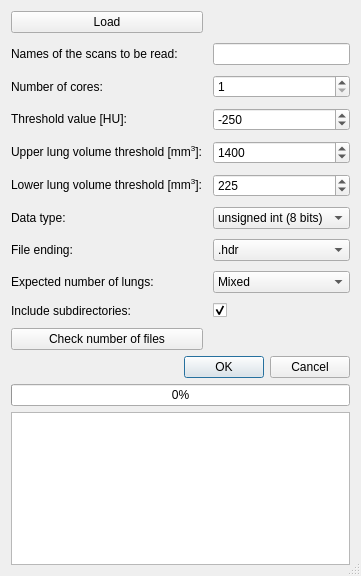
<?xml version="1.0" encoding="UTF-8"?>
<ui version="4.0">
 <class>Batch_Menu</class>
 <widget class="QDialog" name="Batch_Menu">
  <property name="geometry">
   <rect>
    <x>0</x>
    <y>0</y>
    <width>274</width>
    <height>576</height>
   </rect>
  </property>
  <property name="windowTitle">
   <string>Batch</string>
  </property>
  <property name="sizeGripEnabled">
   <bool>true</bool>
  </property>
  <property name="modal">
   <bool>true</bool>
  </property>
  <layout class="QVBoxLayout" name="verticalLayout">
   <item>
    <layout class="QGridLayout" name="gridLayout_2">
     <property name="sizeConstraint">
      <enum>QLayout::SetDefaultConstraint</enum>
     </property>
     <property name="spacing">
      <number>10</number>
     </property>
     <item row="15" column="2">
      <widget class="QLabel" name="number_files">
       <property name="sizePolicy">
        <sizepolicy hsizetype="MinimumExpanding" vsizetype="Preferred">
         <horstretch>0</horstretch>
         <verstretch>0</verstretch>
        </sizepolicy>
       </property>
       <property name="text">
        <string/>
       </property>
      </widget>
     </item>
     <item row="5" column="0">
      <widget class="QLabel" name="label_8">
       <property name="sizePolicy">
        <sizepolicy hsizetype="MinimumExpanding" vsizetype="Preferred">
         <horstretch>0</horstretch>
         <verstretch>0</verstretch>
        </sizepolicy>
       </property>
       <property name="toolTip">
        <string>&lt;html&gt;&lt;head/&gt;&lt;body&gt;&lt;p&gt;The brightness threshold used in the segmentation.&lt;/p&gt;&lt;p&gt;We recommend this value be between -200 and -500.&lt;/p&gt;&lt;/body&gt;&lt;/html&gt;</string>
       </property>
       <property name="text">
        <string>&lt;html&gt;&lt;head/&gt;&lt;body&gt;&lt;p&gt;Threshold value [HU]:&lt;/p&gt;&lt;/body&gt;&lt;/html&gt;</string>
       </property>
       <property name="buddy">
        <cstring>threshold</cstring>
       </property>
      </widget>
     </item>
     <item row="7" column="2">
      <widget class="QSpinBox" name="lower_volume_threshold">
       <property name="sizePolicy">
        <sizepolicy hsizetype="MinimumExpanding" vsizetype="Fixed">
         <horstretch>0</horstretch>
         <verstretch>0</verstretch>
        </sizepolicy>
       </property>
       <property name="minimum">
        <number>0</number>
       </property>
       <property name="maximum">
        <number>10000</number>
       </property>
       <property name="value">
        <number>225</number>
       </property>
      </widget>
     </item>
     <item row="2" column="2">
      <widget class="QLineEdit" name="scan_names"/>
     </item>
     <item row="9" column="2">
      <widget class="QComboBox" name="file_ending">
       <property name="sizePolicy">
        <sizepolicy hsizetype="MinimumExpanding" vsizetype="Fixed">
         <horstretch>0</horstretch>
         <verstretch>0</verstretch>
        </sizepolicy>
       </property>
       <property name="currentIndex">
        <number>0</number>
       </property>
       <item>
        <property name="text">
         <string>.hdr</string>
        </property>
       </item>
       <item>
        <property name="text">
         <string>.nii</string>
        </property>
       </item>
      </widget>
     </item>
     <item row="3" column="0">
      <widget class="QLabel" name="label_7">
       <property name="enabled">
        <bool>true</bool>
       </property>
       <property name="sizePolicy">
        <sizepolicy hsizetype="MinimumExpanding" vsizetype="Preferred">
         <horstretch>0</horstretch>
         <verstretch>0</verstretch>
        </sizepolicy>
       </property>
       <property name="toolTip">
        <string>&lt;html&gt;&lt;head/&gt;&lt;body&gt;&lt;p&gt;Select the number of threads you want to run the segmentation on.&lt;/p&gt;&lt;/body&gt;&lt;/html&gt;</string>
       </property>
       <property name="text">
        <string>Number of cores:</string>
       </property>
       <property name="buddy">
        <cstring>cores</cstring>
       </property>
      </widget>
     </item>
     <item row="7" column="0">
      <widget class="QLabel" name="label_9">
       <property name="sizePolicy">
        <sizepolicy hsizetype="MinimumExpanding" vsizetype="Preferred">
         <horstretch>0</horstretch>
         <verstretch>0</verstretch>
        </sizepolicy>
       </property>
       <property name="toolTip">
        <string>&lt;html&gt;&lt;head/&gt;&lt;body&gt;&lt;p&gt;This is the smallest volume our algoithm will consider to feasibly be a lung.&lt;/p&gt;&lt;p&gt;The lower limit is more sensitive to changes compared to the upper limit.&lt;/p&gt;&lt;p&gt;Choosing this value too small may result in non-lung/random segmentations.&lt;/p&gt;&lt;/body&gt;&lt;/html&gt;</string>
       </property>
       <property name="text">
        <string>&lt;html&gt;&lt;head/&gt;&lt;body&gt;&lt;p&gt;Lower lung volume threshold [mm&lt;span style=&quot; vertical-align:super;&quot;&gt;3&lt;/span&gt;]:&lt;/p&gt;&lt;/body&gt;&lt;/html&gt;</string>
       </property>
       <property name="buddy">
        <cstring>lower_volume_threshold</cstring>
       </property>
      </widget>
     </item>
     <item row="8" column="0">
      <widget class="QLabel" name="label">
       <property name="sizePolicy">
        <sizepolicy hsizetype="MinimumExpanding" vsizetype="Preferred">
         <horstretch>0</horstretch>
         <verstretch>0</verstretch>
        </sizepolicy>
       </property>
       <property name="toolTip">
        <string>&lt;html&gt;&lt;head/&gt;&lt;body&gt;&lt;p&gt;The datatype that is used to store the final segmentation.&lt;/p&gt;&lt;p&gt;Should be left as is for most applications.&lt;/p&gt;&lt;/body&gt;&lt;/html&gt;</string>
       </property>
       <property name="text">
        <string>Data type:</string>
       </property>
       <property name="buddy">
        <cstring>data_type</cstring>
       </property>
      </widget>
     </item>
     <item row="8" column="2">
      <widget class="QComboBox" name="data_type">
       <property name="sizePolicy">
        <sizepolicy hsizetype="MinimumExpanding" vsizetype="Fixed">
         <horstretch>0</horstretch>
         <verstretch>0</verstretch>
        </sizepolicy>
       </property>
       <property name="currentIndex">
        <number>7</number>
       </property>
       <item>
        <property name="text">
         <string>double</string>
        </property>
       </item>
       <item>
        <property name="text">
         <string>float</string>
        </property>
       </item>
       <item>
        <property name="text">
         <string>int</string>
        </property>
       </item>
       <item>
        <property name="text">
         <string>int (8 bits)</string>
        </property>
       </item>
       <item>
        <property name="text">
         <string>long</string>
        </property>
       </item>
       <item>
        <property name="text">
         <string>short</string>
        </property>
       </item>
       <item>
        <property name="text">
         <string>unsigned int</string>
        </property>
       </item>
       <item>
        <property name="text">
         <string>unsigned int (8 bits)</string>
        </property>
       </item>
       <item>
        <property name="text">
         <string>unsigned short</string>
        </property>
       </item>
      </widget>
     </item>
     <item row="1" column="2">
      <widget class="QLabel" name="directory">
       <property name="sizePolicy">
        <sizepolicy hsizetype="MinimumExpanding" vsizetype="Preferred">
         <horstretch>0</horstretch>
         <verstretch>0</verstretch>
        </sizepolicy>
       </property>
       <property name="autoFillBackground">
        <bool>true</bool>
       </property>
       <property name="text">
        <string/>
       </property>
       <property name="buddy">
        <cstring>load_button</cstring>
       </property>
      </widget>
     </item>
     <item row="6" column="0">
      <widget class="QLabel" name="label_10">
       <property name="sizePolicy">
        <sizepolicy hsizetype="MinimumExpanding" vsizetype="Preferred">
         <horstretch>0</horstretch>
         <verstretch>0</verstretch>
        </sizepolicy>
       </property>
       <property name="toolTip">
        <string>&lt;html&gt;&lt;head/&gt;&lt;body&gt;&lt;p&gt;This is the biggest volume our algoithm will consider to feasibly be a lung.&lt;/p&gt;&lt;p&gt;The upper limit is less sensitive to changes compared to the lower limit.&lt;/p&gt;&lt;p&gt;Choosing this value too big may result in the background being segmented.&lt;/p&gt;&lt;/body&gt;&lt;/html&gt;</string>
       </property>
       <property name="text">
        <string>&lt;html&gt;&lt;head/&gt;&lt;body&gt;&lt;p&gt;Upper lung volume threshold [mm&lt;span style=&quot; vertical-align:super;&quot;&gt;3&lt;/span&gt;]:&lt;/p&gt;&lt;/body&gt;&lt;/html&gt;</string>
       </property>
       <property name="buddy">
        <cstring>upper_volume_threshold</cstring>
       </property>
      </widget>
     </item>
     <item row="3" column="2">
      <widget class="QSpinBox" name="cores">
       <property name="sizePolicy">
        <sizepolicy hsizetype="MinimumExpanding" vsizetype="Fixed">
         <horstretch>0</horstretch>
         <verstretch>0</verstretch>
        </sizepolicy>
       </property>
       <property name="alignment">
        <set>Qt::AlignLeading|Qt::AlignLeft|Qt::AlignVCenter</set>
       </property>
       <property name="minimum">
        <number>1</number>
       </property>
      </widget>
     </item>
     <item row="11" column="2">
      <widget class="QCheckBox" name="include_subdirectories">
       <property name="sizePolicy">
        <sizepolicy hsizetype="MinimumExpanding" vsizetype="Fixed">
         <horstretch>0</horstretch>
         <verstretch>0</verstretch>
        </sizepolicy>
       </property>
       <property name="layoutDirection">
        <enum>Qt::LeftToRight</enum>
       </property>
       <property name="text">
        <string/>
       </property>
       <property name="checked">
        <bool>true</bool>
       </property>
      </widget>
     </item>
     <item row="1" column="0">
      <widget class="QPushButton" name="load_button">
       <property name="sizePolicy">
        <sizepolicy hsizetype="Minimum" vsizetype="Fixed">
         <horstretch>0</horstretch>
         <verstretch>0</verstretch>
        </sizepolicy>
       </property>
       <property name="text">
        <string>Load</string>
       </property>
      </widget>
     </item>
     <item row="2" column="0">
      <widget class="QLabel" name="label_4">
       <property name="sizePolicy">
        <sizepolicy hsizetype="MinimumExpanding" vsizetype="Preferred">
         <horstretch>0</horstretch>
         <verstretch>0</verstretch>
        </sizepolicy>
       </property>
       <property name="toolTip">
        <string>&lt;html&gt;&lt;head/&gt;&lt;body&gt;&lt;p&gt;Enter the names of the scans you want to segment as a comma seperated list with the respective fileendings. &lt;/p&gt;&lt;p&gt;E.g: &amp;quot;CT280.hdr, CT140.nii&amp;quot;&lt;/p&gt;&lt;/body&gt;&lt;/html&gt;</string>
       </property>
       <property name="toolTipDuration">
        <number>-1</number>
       </property>
       <property name="whatsThis">
        <string/>
       </property>
       <property name="styleSheet">
        <string notr="true"/>
       </property>
       <property name="text">
        <string>Names of the scans to be read:</string>
       </property>
      </widget>
     </item>
     <item row="10" column="0">
      <widget class="QLabel" name="label_5">
       <property name="toolTip">
        <string>&lt;html&gt;&lt;head/&gt;&lt;body&gt;&lt;p&gt;How many lungs are you expecting in the scans? This setting will not be used during the segmentation but only to highlight outliers in the output.&lt;/p&gt;&lt;/body&gt;&lt;/html&gt;</string>
       </property>
       <property name="text">
        <string>Expected number of lungs:</string>
       </property>
      </widget>
     </item>
     <item row="9" column="0">
      <widget class="QLabel" name="label_2">
       <property name="sizePolicy">
        <sizepolicy hsizetype="MinimumExpanding" vsizetype="Preferred">
         <horstretch>0</horstretch>
         <verstretch>0</verstretch>
        </sizepolicy>
       </property>
       <property name="toolTip">
        <string>&lt;html&gt;&lt;head/&gt;&lt;body&gt;&lt;p&gt;The file ending/type of the output file: &lt;/p&gt;&lt;ul style=&quot;margin-top: 0px; margin-bottom: 0px; margin-left: 0px; margin-right: 0px; -qt-list-indent: 1;&quot;&gt;&lt;li style=&quot; margin-top:12px; margin-bottom:0px; margin-left:0px; margin-right:0px; -qt-block-indent:0; text-indent:0px;&quot;&gt;.hdr: will create two files. One contaning infomation about the scan and one with the raw data. &lt;/li&gt;&lt;li style=&quot; margin-top:0px; margin-bottom:12px; margin-left:0px; margin-right:0px; -qt-block-indent:0; text-indent:0px;&quot;&gt;.nii: information and data are combined into one file.&lt;/li&gt;&lt;/ul&gt;&lt;/body&gt;&lt;/html&gt;</string>
       </property>
       <property name="text">
        <string>File ending:</string>
       </property>
       <property name="buddy">
        <cstring>file_ending</cstring>
       </property>
      </widget>
     </item>
     <item row="5" column="2">
      <widget class="QSpinBox" name="threshold">
       <property name="sizePolicy">
        <sizepolicy hsizetype="MinimumExpanding" vsizetype="Fixed">
         <horstretch>0</horstretch>
         <verstretch>0</verstretch>
        </sizepolicy>
       </property>
       <property name="minimum">
        <number>-10000</number>
       </property>
       <property name="maximum">
        <number>10000</number>
       </property>
       <property name="value">
        <number>-250</number>
       </property>
      </widget>
     </item>
     <item row="6" column="2">
      <widget class="QSpinBox" name="upper_volume_threshold">
       <property name="sizePolicy">
        <sizepolicy hsizetype="MinimumExpanding" vsizetype="Fixed">
         <horstretch>0</horstretch>
         <verstretch>0</verstretch>
        </sizepolicy>
       </property>
       <property name="minimum">
        <number>0</number>
       </property>
       <property name="maximum">
        <number>10000</number>
       </property>
       <property name="value">
        <number>1400</number>
       </property>
      </widget>
     </item>
     <item row="11" column="0">
      <widget class="QLabel" name="label_3">
       <property name="sizePolicy">
        <sizepolicy hsizetype="MinimumExpanding" vsizetype="Preferred">
         <horstretch>0</horstretch>
         <verstretch>0</verstretch>
        </sizepolicy>
       </property>
       <property name="toolTip">
        <string>&lt;html&gt;&lt;head/&gt;&lt;body&gt;&lt;p&gt;Should only the folder you have selected or also all subfolders and their subfolders, etc be searched for files matching your description. &lt;/p&gt;&lt;/body&gt;&lt;/html&gt;</string>
       </property>
       <property name="text">
        <string>Include subdirectories:</string>
       </property>
       <property name="buddy">
        <cstring>include_subdirectories</cstring>
       </property>
      </widget>
     </item>
     <item row="15" column="0">
      <widget class="QPushButton" name="count_button">
       <property name="toolTip">
        <string>&lt;html&gt;&lt;head/&gt;&lt;body&gt;&lt;p&gt;Want to find out how many files match your given description before committing to the segmentation? Click this!&lt;/p&gt;&lt;/body&gt;&lt;/html&gt;</string>
       </property>
       <property name="text">
        <string>Check number of files</string>
       </property>
      </widget>
     </item>
     <item row="10" column="2">
      <widget class="QComboBox" name="No_lung_selector">
       <item>
        <property name="text">
         <string>Mixed</string>
        </property>
       </item>
       <item>
        <property name="text">
         <string>1</string>
        </property>
       </item>
       <item>
        <property name="text">
         <string>2</string>
        </property>
       </item>
       <item>
        <property name="text">
         <string>3</string>
        </property>
       </item>
       <item>
        <property name="text">
         <string>4+</string>
        </property>
       </item>
      </widget>
     </item>
    </layout>
   </item>
   <item>
    <widget class="QDialogButtonBox" name="buttonBox">
     <property name="sizePolicy">
      <sizepolicy hsizetype="MinimumExpanding" vsizetype="Fixed">
       <horstretch>0</horstretch>
       <verstretch>0</verstretch>
      </sizepolicy>
     </property>
     <property name="orientation">
      <enum>Qt::Horizontal</enum>
     </property>
     <property name="standardButtons">
      <set>QDialogButtonBox::Cancel|QDialogButtonBox::Ok</set>
     </property>
    </widget>
   </item>
   <item>
    <widget class="QProgressBar" name="progressBar">
     <property name="value">
      <number>0</number>
     </property>
     <property name="orientation">
      <enum>Qt::Horizontal</enum>
     </property>
     <property name="invertedAppearance">
      <bool>false</bool>
     </property>
     <property name="textDirection">
      <enum>QProgressBar::TopToBottom</enum>
     </property>
    </widget>
   </item>
   <item>
    <widget class="QTextEdit" name="debug_output_box">
     <property name="contextMenuPolicy">
      <enum>Qt::NoContextMenu</enum>
     </property>
     <property name="readOnly">
      <bool>true</bool>
     </property>
    </widget>
   </item>
  </layout>
 </widget>
 <tabstops>
  <tabstop>load_button</tabstop>
  <tabstop>cores</tabstop>
  <tabstop>threshold</tabstop>
  <tabstop>upper_volume_threshold</tabstop>
  <tabstop>lower_volume_threshold</tabstop>
  <tabstop>data_type</tabstop>
  <tabstop>file_ending</tabstop>
  <tabstop>include_subdirectories</tabstop>
 </tabstops>
 <resources/>
 <connections>
  <connection>
   <sender>buttonBox</sender>
   <signal>accepted()</signal>
   <receiver>Batch_Menu</receiver>
   <slot>segment_batch()</slot>
   <hints>
    <hint type="sourcelabel">
     <x>219</x>
     <y>291</y>
    </hint>
    <hint type="destinationlabel">
     <x>157</x>
     <y>199</y>
    </hint>
   </hints>
  </connection>
  <connection>
   <sender>buttonBox</sender>
   <signal>rejected()</signal>
   <receiver>Batch_Menu</receiver>
   <slot>reject()</slot>
   <hints>
    <hint type="sourcelabel">
     <x>219</x>
     <y>291</y>
    </hint>
    <hint type="destinationlabel">
     <x>195</x>
     <y>199</y>
    </hint>
   </hints>
  </connection>
  <connection>
   <sender>load_button</sender>
   <signal>clicked()</signal>
   <receiver>Batch_Menu</receiver>
   <slot>load_batch()</slot>
   <hints>
    <hint type="sourcelabel">
     <x>68</x>
     <y>17</y>
    </hint>
    <hint type="destinationlabel">
     <x>83</x>
     <y>2</y>
    </hint>
   </hints>
  </connection>
  <connection>
   <sender>count_button</sender>
   <signal>clicked()</signal>
   <receiver>Batch_Menu</receiver>
   <slot>update_count()</slot>
   <hints>
    <hint type="sourcelabel">
     <x>89</x>
     <y>268</y>
    </hint>
    <hint type="destinationlabel">
     <x>121</x>
     <y>304</y>
    </hint>
   </hints>
  </connection>
  <connection>
   <sender>include_subdirectories</sender>
   <signal>clicked()</signal>
   <receiver>number_files</receiver>
   <slot>clear()</slot>
   <hints>
    <hint type="sourcelabel">
     <x>379</x>
     <y>240</y>
    </hint>
    <hint type="destinationlabel">
     <x>379</x>
     <y>268</y>
    </hint>
   </hints>
  </connection>
 </connections>
 <slots>
  <slot>load_batch()</slot>
  <slot>segment_batch()</slot>
  <slot>update_count()</slot>
  <slot>update_progress()</slot>
 </slots>
</ui>
